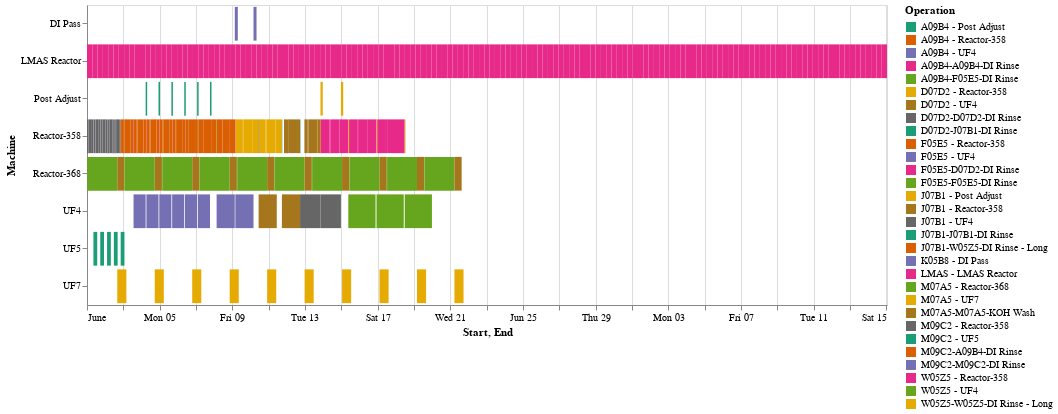

The notebook cell saved with this chart:
### Code cell
machines_chart

### Figure 1 — Vega-Lite specification as saved in the notebook (floating-point values rounded to 4 significant figures; data arrays with more than 128 entries replaced by an {"elided": "..."} marker saying what was removed)
{"config": {"view": {"continuousWidth": 300, "continuousHeight": 300}}, "data": {"name": "data-aab8b2f9f2eb06163aa603eeb9ba51bc"}, "mark": {"type": "bar"}, "encoding": {"color": {"field": "Operation", "scale": {"scheme": "dark2"}, "type": "nominal"}, "x": {"field": "Start", "type": "temporal"}, "x2": {"field": "End"}, "y": {"field": "Machine", "type": "nominal"}}, "height": 300, "width": 800, "$schema": "https://vega.github.io/schema/vega-lite/v5.8.0.json", "datasets": {"data-aab8b2f9f2eb06163aa603eeb9ba51bc": {"elided": "319 records"}}}
